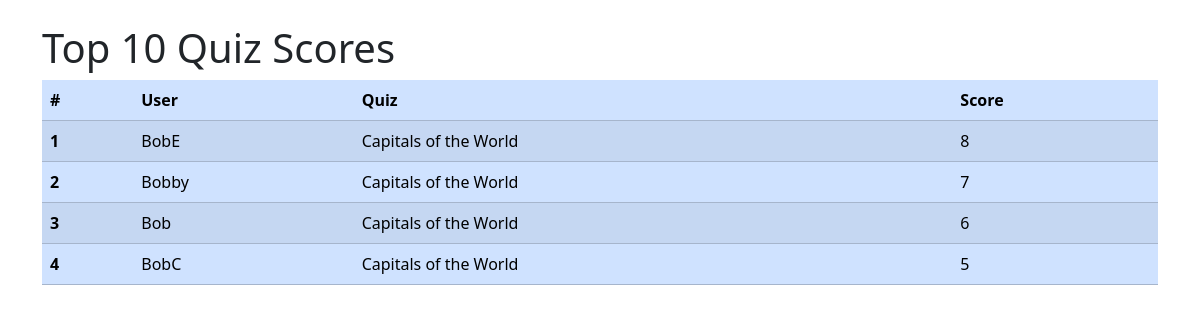
The page /leaderboard.php on the database its author committed.
### tables this page shows
CREATE TABLE scores (
    user_id INT UNSIGNED NOT NULL,
    quiz_id INT UNSIGNED NOT NULL,
    score INT UNSIGNED NOT NULL,
    PRIMARY KEY(user_id, quiz_id)
);

CREATE TABLE users (
    id INT UNSIGNED NOT NULL AUTO_INCREMENT PRIMARY KEY,
    name VARCHAR(32) DEFAULT NULL,
    password VARCHAR(60) DEFAULT NULL
);

CREATE TABLE quizzes (
    id INT UNSIGNED NOT NULL PRIMARY KEY,
    name VARCHAR(32) NOT NULL
);

### leaderboard.php (the view, shortened to what this page needs)
<?php
$hostname = "mysql:dbname=quiz;host=localhost";
$username = "root";
$pw = "";
$query = "SELECT u.name AS user_name, s.score, q.name AS quiz_name
              FROM scores s
              JOIN users u ON s.user_id = u.id
              JOIN quizzes q ON s.quiz_id = q.id
              ORDER BY s.score DESC
              LIMIT 10";
$db = new PDO($hostname, $username, $pw);
$rows = $db->query($query);
?>
<!doctype html>
<html lang="en">
<head>
    <link href="https://cdn.jsdelivr.net/npm/bootstrap@5.3.3/dist/css/bootstrap.min.css" rel="stylesheet">
</head>
<body>
<div class="container mt-4">
    <h1>Top 10 Quiz Scores</h1>
    <table class="table table-primary table-striped table-hover">
        <thead>
        <tr>
            <th scope="col">#</th>
            <th scope="col">User</th>
            <th scope="col">Quiz</th>
            <th scope="col">Score</th>
        </tr>
        </thead>
        <tbody>
        <?php $counter = 1; ?>
        <?php foreach($rows as $row): ?>
            <tr>
                <th scope="row"><?= $counter++ ?></th>
                <td><?= $row["user_name"] ?></td>
                <td><?= $row["quiz_name"] ?></td>
                <td><?= $row["score"] ?></td>
            </tr>
        <?php endforeach; ?>
        </tbody>
    </table>
</div>
</body>
</html>

### rows shown on the page
scores: user.name "BobE", quizzes.name "Capitals of the World", score "8"
scores: user.name "Bobby", quizzes.name "Capitals of the World", score "7"
scores: user.name "Bob", quizzes.name "Capitals of the World", score "6"
scores: user.name "BobC", quizzes.name "Capitals of the World", score "5"
